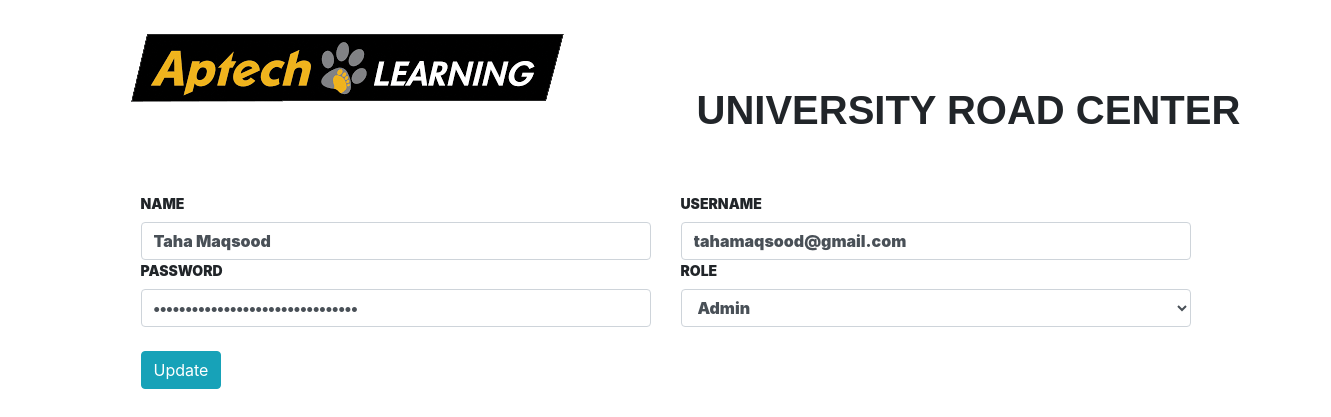
The app's page /EditUsers.php?id=1 with its own data.
### tables this page shows
CREATE TABLE `users` (
  `id` int(30) NOT NULL,
  `name` text NOT NULL,
  `username` varchar(200) NOT NULL,
  `password` text NOT NULL,
  `type` tinyint(1) NOT NULL DEFAULT 3 COMMENT '1=Admin,2=Staff'
);

### EditUsers.php (the view, shortened to what this page needs)
<?php
include('db_connect.php');
include('header.php');
?>
<!doctype html>
<html lang="en">
  <head>
    <link rel="stylesheet" href="dist/sweetalert2.min.css">
    <link
      rel="stylesheet"
      href="https://use.fontawesome.com/releases/v5.13.0/css/all.css"
/>
    <link rel="stylesheet" href="https://stackpath.bootstrapcdn.com/bootstrap/4.3.1/css/bootstrap.min.css">
</head>
<?php
$id = $_GET['id']??"";
$query = "select * from users where id='$id'";
$result = mysqli_query($conn,$query);
$data = mysqli_fetch_assoc($result);
?>
<body>
    <div class="container" style="margin-top:50px;">
        <div class="row">
        <div class="col-md-12">
                    <div class="form-group">
                        <div class="col-lg-12">
                    <img src="assets/uploads/Fee Receipt Logo.png">
                        <div class="col-lg-8 float-left" >
                    <h1 class="uni-title">UNIVERSITY ROAD CENTER</h1>
                </div>
            </div>
</div>
                    <div class="container" style="margin-top:120px;">
                    <div class="row">
                    <div class="col-md-12 mx-auto">
                    <div class="form-group">
                    <form action="EditUsers.php" method="post">
                    <div class="col-lg-6">
                    <label for="" style="font-weight:900">NAME</label>
                    <input type="text" style="font-weight:900" name="name" value="<?php echo $data['name']; ?>" class="form-control" required>
                    </div>
                    <div class="col-lg-6">
                    <label for="" style="font-weight:900">USERNAME</label>
                    <input type="text" style="font-weight:900" name="username" value="<?php echo $data['username']; ?>" class="form-control" required>
                    </div>
                    <div class="col-lg-6">
                    <label for="" style="font-weight:900">PASSWORD</label>
                    <input type="password" style="font-weight:900" placeholder="Enter Password" name="password" value="<?php echo $data['password']; ?>" class="form-control" required>
                    </div>
                    <div class="col-lg-6">
                    <label for="" style="font-weight:900">ROLE</label>
                    <select name="type" style="font-weight:900" class="form-control" placeholder="Select Type" required>
                        <?php
                        if($data['type']==1)
                        {
                            echo'<option value="1" selected>Admin</option>
                            <option value="2">Staff</option>';
                        }
                        else if($data['type']==2)
                        {
                            echo'<option value="1">Admin</option>
                            <option value="2" selected>Staff</option>';
                        }
                        ?>
                    </select>
                    </div></div>
                    <div class="form-group">
                    <div class="col-lg-6">
                    <br>
                    <input type="submit" value="Update" name="BtnUpdate" class="btn btn-info">
                    </div></div></div>
  </body>
</html>

### assets/css/style.css (style rules this page uses)
body { font-family: "Poppins", sans-serif; color: #444444; width: 100%; height: calc(100%); font-size: .813rem; background-color: #f9fafe; }
h1, h2, h3, h4, h5, h6 { font-family: "Raleway", sans-serif; }
label { font-size: 14px; }

### EditUsers.php (style rules this page uses)
h1.uni-title { position: relative; bottom: 35px; left: 556px; font-weight: bold; }
.form-group { position: relative; top: -42px; }
.col-lg-6 { float: left; }
.col-lg-12 { float:right; }

### records on screen
users: name "Taha Maqsood", username "tahamaqsood@gmail.com", type "Admin"
